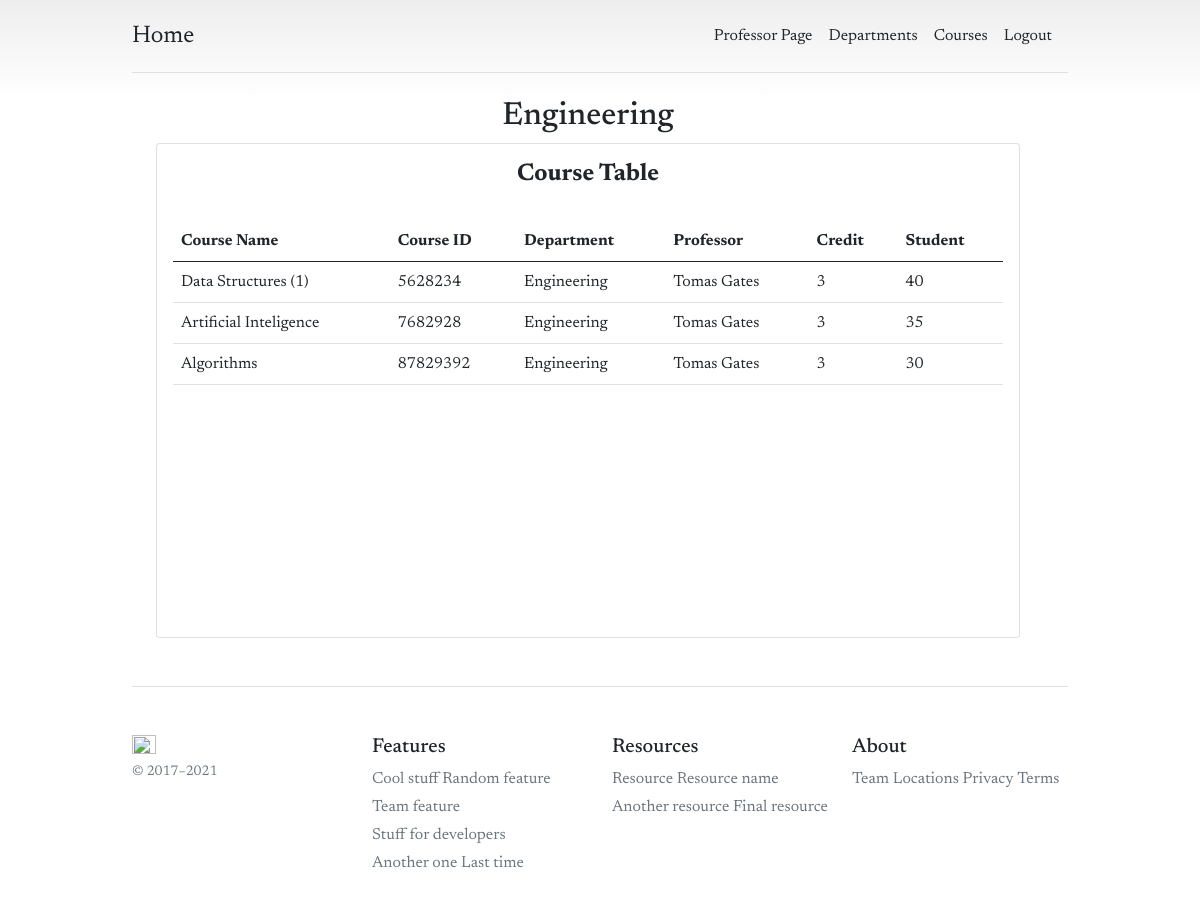
The page /departments/departmentDetail/5/ (signed in) on the database its author committed.
### departments/models.py (models this page shows, shortened)
class Department(models.Model):
    department_name     = models.CharField(max_length=255, unique=True)
    slug                = models.SlugField(max_length=100, unique=True)
    def __str__(self):
        return self.department_name

### courses/models.py (models this page shows, shortened)
class CourseModel(models.Model):
    course_name     = models.CharField(max_length=255, unique=True)
    course_num      = models.CharField(max_length=15, unique=True)
    professor       = models.ForeignKey(Account, on_delete=models.CASCADE)
    department      = models.ForeignKey(Department, on_delete=models.CASCADE)
    description     = models.TextField(max_length=1000, blank=True)
    credit          = models.IntegerField()
    place           = models.IntegerField()
    enrolled        = models.BooleanField(default=False)
    created_at      = models.DateTimeField(auto_now_add=True)

### accounts/models.py (models this page shows, shortened)
class Account(AbstractBaseUser):
    account_id      = models.PositiveIntegerField(primary_key=True, validators=[MaxValueValidator(9999999999)])
    first_name      = models.CharField(max_length=50)
    last_name       = models.CharField(max_length=50)
    username        = models.CharField(max_length=50, unique=True)
    email           = models.EmailField(max_length=100, unique=True)
    phone_number    = models.CharField(max_length=50)
    date_joined     = models.DateTimeField(auto_now_add=True)
    last_login      = models.DateTimeField(auto_now_add=True)
    is_admin        = models.BooleanField(default=False)
    is_staff        = models.BooleanField(default=False)
    is_active       = models.BooleanField(default=True)
    is_superuser    = models.BooleanField(default=False)
    is_professor    = models.BooleanField(default=False)
    USERNAME_FIELD  = 'email'
    REQUIRED_FIELDS = ['account_id', 'username', 'first_name', 'last_name']
    objects = AccountManager()

### departments/views.py (the view)
# urls.py: path('departmentDetail/<int:pk>/', views.DepartmentDetail, name='departmentDetail'),
@login_required(login_url='accountLogin')
def DepartmentDetail(request, pk):
    department = get_object_or_404(Department, pk=pk)
    course = CourseModel.objects.filter(department=department)
    context = {
        'department' : department,
        'courses' : course
    }
    return render(request, 'departments/departmentDetail.html', context)

### templates/departments/departmentDetail.html (shortened to what this page needs)
{% extends "base/base.html" %}
{% block content %}
<div class="page-content page-container" id="page-content">
    <div class="padding">
        <div class="row container d-flex justify-content-center">
            <div class="note" style="text-align: center;">
                <h2>{{department.department_name}}</h2>
            </div>
            <div class="col-lg-12 grid-margin stretch-card">
                <div class="card">
                    <div class="card-body">
                       <div class="head" style="text-align: center;">
                        <h4>Course Table</h4>
                        <br>
                    </div>
                        <div class="table-wrapper-scroll-y my-custom-scrollbar">
                            <table id="htmltable" class="table">
                                <thead>
                                    <tr>
                                        <th>Course Name</th>
                                        <th >Course ID</th>
                                        <th>Department</th>
                                        <th>Professor</th>
                                        <th>Credit</th>
                                        <th>Student</th>
                                    </tr>
                                </thead>
                                <tbody>
                                    {% for course in courses %}
                                    <tr>
                                        <td>{{course.course_name}}</td>
                                        <td>{{course.course_num}}</td>
                                        <td>{{course.department}}</td>
                                        <td> {{course.professor.first_name}} {{course.professor.last_name}}</td>
                                        <td>{{course.credit}}</td>
                                        <td>{{course.place}}</td>
                                    </tr>
                                    {% endfor %}
                                </tbody>
                            </table>
                        </div>
                    </div>
                </div>
            </div>
        </div>
    </div>
</div>
{% endblock %}

### templates/base/base.html (style rules this page uses)
body { background-color:rgb((255, 255, 255), 255, 255)!important; font-family: 'Newsreader'; }
.card h4 { font-weight: 700; }
body { background-image: linear-gradient(180deg, #eee, #fff 100px, #fff); }
.container { max-width: 960px; }

### templates/departments/departmentDetail.html (style rules this page uses)
.my-custom-scrollbar { position: relative; height: 400px; overflow: auto; }
.table-wrapper-scroll-y { display: block; }

### rows shown on the page
Department: department_name "Engineering"
CourseModel: course_name "Data Structures (1)", course_num "5628234", department "Engineering", professor.first_name "Tomas", professor.last_name "Gates", credit "3", place "40"
CourseModel: course_name "Artificial Inteligence", course_num "7682928", department "Engineering", professor.first_name "Tomas", professor.last_name "Gates", credit "3", place "35"
CourseModel: course_name "Algorithms", course_num "87829392", department "Engineering", professor.first_name "Tomas", professor.last_name "Gates", credit "3", place "30"
